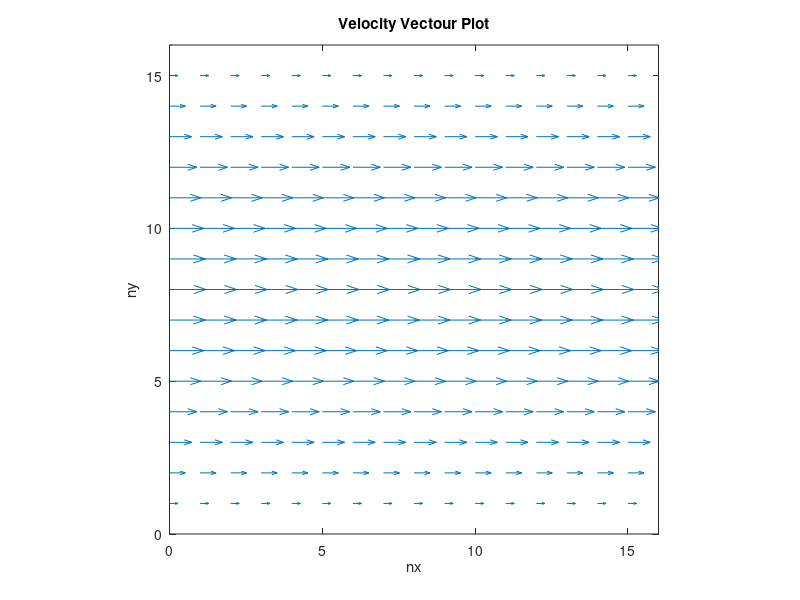
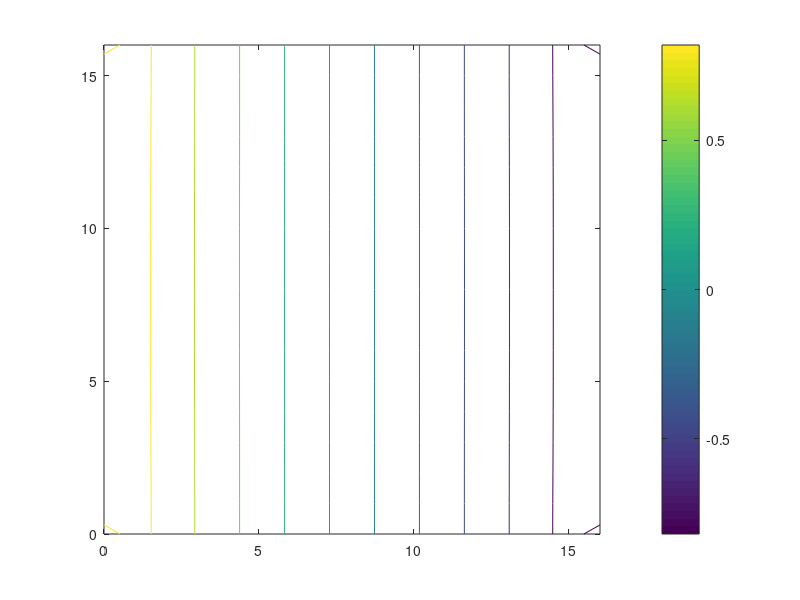

These figures' MATLAB source, in order:
%Stokes equation for 2D channel for 
%SOR method for faster convergent
clc;
clear all;
close all;
%-----------------------------------------------------------------------
%Define all numerial values
%------------------------------------------------------------------------
Re = 1;                 %Reynolds Number
visc=1/Re;              %viscosity
nx = 16;                 %gridpoints along x
ny = 16;                 %gridpoints along y
lx = 1;                 %lenght of the domain
ly = 1;                 %width of the domain
ft=0.5;                 %final time
MaxErr = 0.001;         %maximum error for pressure
Maxit=10;              %maximum iteration
nstep= 100;
beta=1.2;               %SOR factor
dt=0.01;               %time step size
gx =0; gy=0;        %external forces

%---------------------------------------------
%Variable initialization
u = zeros(nx+1,ny+2); ut = zeros(nx+1,ny+2);  %velocity in x direction
v = zeros(nx+2,ny+1); vt = zeros(nx+2,ny+1);  %velocity in y direction
p = zeros(nx+2,ny+2);                       %pressure
tmp1 = zeros(nx+2,ny+2); tmp2 = zeros(nx+2,ny+2); %pressure
t=0;                                                %Initial time
%----------------------------------------------------------------------
%set grid points
dx=lx/nx; dy=ly/ny;                         %length of the grid cell
for i = 0:nx+2
    for j = 0:ny+2
        x=dx*(i-1);
        y=dy*(j-1.5);
    end
end
%-----------------------------------------------------------------------
%Check to ensure that the defined time step meets stability condition?
if dt>0.25*(min(dx,dy))^2/visc || dt>(1/Re)
    dt=min((0.25*(min(dx,dy))^2/visc),(visc));
end
%-----------------------------------------------------------------------
%Set boundary conditions


for j=2:ny+1
    y=dy*(j-1.5);
    u(1,j)= y*(1-y);               %u at left edge
    u(nx+1,j)=y*(1-y);            %u at right edge
    
end

for i=2:nx+1
    v(i,1)=0;                   %v at bottom edge
    v(i,ny+1)=0;                %v at top edge
end


for i=2:nx+1
    u(i,ny+2)= -u(i,ny+1);       %u at top edge
    u(i,1)= -u(i,2);            %u at bottom edge
    
end

for j=2:ny
    v(nx+2,j)=-v(nx+1,j);        %v at right
    v(1,j)=-v(2,j);              %v at left
    
end
for i=2:nx+1
    p(i,ny+2)= p(i,ny+1);              %at top
    p(i,1)= p(i,2);                    %at bottom
end
for j=2:ny+1
    p(nx+2,j)=2*(1-2*visc)-p(nx+1,j);   %at right
    p(1,j)=2-p(2,j);                    %at left
end

%     for i=2:nx+1
%         p(i,ny+2)=6-p(i,ny+1);              %at top
%         p(i,1)=6-p(i,2);                    %at bottom
%     end
%
%     for j=2:ny+1
%         p(nx+2,j)=6-p(nx+1,j);              %at right
%         p(1,j)=6-p(2,j);                    %at left
%     end

%p
for n=1:nstep
    %------------------------------------------------------------
    %temporary velocity
    %ut=u;
    for i=2:nx
        for j=2:ny+1
            ut(i,j)=u(i,j)+dt*(visc*((u(i+1,j)-2*u(i,j)+u(i-1,j))/dx^2+...
                (u(i,j+1)-2*u(i,j)+u(i,j-1))/dy^2)+gx);
        end
    end
    
    %vt=v;
    for i=2:nx+1
        for j=2:ny
            vt(i,j)=v(i,j)+dt*(visc*((v(i+1,j)-2*v(i,j)+v(i-1,j))/dx^2+...
                (v(i,j+1)-2*v(i,j)+v(i,j-1))/dy^2)+gy);
        end
    end
    
    for j=2:ny+1
        y=dy*(j-1.5);
        ut(1,j)= y*(1-y);               %u at left edge
        ut(nx+1,j)=y*(1-y);            %u at right edge    
    end
    
    for i=2:nx+1
        vt(i,1)=0;                   %v at bottom edge
        vt(i,ny+1)=0;                %v at top edge
    end
    
    for i=2:nx+1
        ut(i,ny+2)= -ut(i,ny+1);       %u at top edge
        ut(i,1)= -ut(i,2);            %u at bottom edge
    end
    
    for j=2:ny
        vt(nx+2,j)=-vt(nx+1,j);        %v at right
        vt(1,j)=-vt(2,j);              %v at left 
    end
    
    %ut
    %vt
    diag = (0.5/(1/dx^2+1/dy^2));
    for it=1:Maxit
        p_chk=p;
        for i=2:nx+1
            for j=2:ny+1
                %p(i,j)=3;
%                 rhs= (1/dt)*((ut(i,j)-ut(i-1,j))/dx...
%                     +(vt(i,j)-vt(i,j-1))/dy);
%                 p(i,j)= (1-beta)*p(i,j)+...
%                     beta*diag*( (1/dx^2)*(p(i+1,j)+p(i-1,j))+...
%                     (1/dy^2)*(p(i,j+1)+p(i,j-1))-rhs);
%                
                p(i,j)=  p(i,j) + ...
                          diag*( (1/dx^2)*(p(i+1,j)-2*p(i,j)+p(i-1,j))+ ...
                                 (1/dy^2)*(p(i,j+1)-2*p(i,j)+p(i,j-1)) ...
                -(Re/dt)*((ut(i,j)-ut(i-1,j))/dx+(vt(i,j)-vt(i,j-1))/dy) );
            end
        end
        for i=2:nx+1
            p(i,ny+2)= p(i,ny+1);              %at top
            p(i,1)= p(i,2);                    %at bottom
        end
        for j=2:ny+1
            p(nx+2,j)=2*(1-2*visc)-p(nx+1,j);   %at right
            p(1,j)=2-p(2,j);                    %at left
        end
       if max(max(abs(p_chk-p))) <MaxErr, break, end

    end
  
    
    
    %update velocities
    %u velocity
    
    for i=2:nx
        for j= 2:ny+1
            u(i,j)= ut(i,j)- ((dt/Re)*((p(i+1,j)-p(i,j))/dx));
        end
    end
    %v-velocity
    for i=2:nx+1
        for j= 2:ny
            v(i,j)= vt(i,j)- ((dt/Re)*((p(i,j+1)-p(i,j))/dy));
        end
    end
    for j=2:ny+1
        y=dy*(j-1.5);
        u(1,j)= y*(1-y);               %u at left edge
        u(nx+1,j)=y*(1-y);            %u at right edge       
    end
    
    for i=2:nx+1
        v(i,1)=0;                   %v at bottom edge
        v(i,ny+1)=0;                %v at top edge
    end
      
    for i=2:nx+1
        u(i,ny+2)= -u(i,ny+1);       %u at top edge
        u(i,1)= -u(i,2);            %u at bottom edge
    end
    
    for j=2:ny
        v(nx+2,j)=-v(nx+1,j);        %v at right
        v(1,j)=-v(2,j);              %v at left
        
    end
    
end
u
v
p
%relocate the grid points
%p(1:nx+2,1)=0; p(1:nx+2,ny+2)=0; p(1,1:ny+2)=0; p(nx+2,1:ny+2)=0;
u_cnt(1:nx+1,1:ny+1)= 1/2 *(u(1:nx+1,1:ny+1)+u(1:nx+1,2:ny+2));
v_cnt(1:nx+1,1:ny+1)= 1/2 *(v(1:nx+1,1:ny+1)+v(2:nx+2,1:ny+1));
P_cnt(1:nx+1,1:ny+1)=1/4*(p(1:nx+1,1:ny+1)+p(2:nx+2,1:ny+1)...
    +p(1:nx+1,2:ny+2)+p(2:nx+2,2:ny+2));
wt(1:nx+1,1:ny+1)=(v(2:nx+2,1:ny+1)-v(1:nx+1,1:ny+1))/dx...
    -(u(1:nx+1,2:ny+2)-u(1:nx+1,1:ny+1))/dy;
x(1:nx+1)=(0:nx)
y(1:ny+1)=(0:ny)
%-------------------------------------------------------------------------%
%Plot the variables
%-------------------------------------------------------------------------%
figure(1), quiver(x,y,(rot90(fliplr(u_cnt))),(rot90(fliplr(v_cnt)))),...
xlabel('nx'),ylabel('ny'),title('Velocity Vectour Plot');
axis([0 nx 0 ny]),axis('square');
figure(2), contour(x,y,(rot90(fliplr(P_cnt)))); colorbar

        